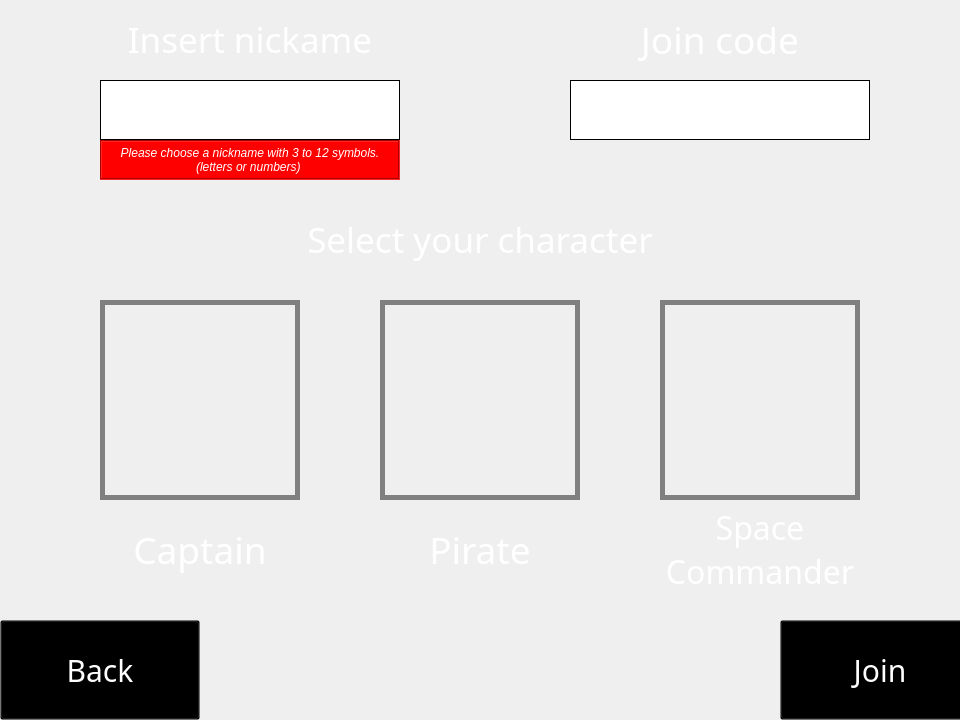
    <widget class="QWidget" name="join_background">
     <property name="maximumSize">
      <size>
       <width>960</width>
       <height>720</height>
      </size>
     </property>
     <widget class="QLabel" name="join_insertname_label">
      <property name="geometry">
       <rect>
        <x>100</x>
        <y>10</y>
        <width>300</width>
        <height>60</height>
       </rect>
      </property>
      <property name="font">
       <font>
        <family>KG Red Hands</family>
        <pointsize>26</pointsize>
       </font>
      </property>
      <property name="styleSheet">
       <string notr="true">color: white;</string>
      </property>
      <property name="text">
       <string>&lt;html&gt;&lt;head/&gt;&lt;body&gt;&lt;p align=&quot;center&quot;&gt;Insert nickame&lt;/p&gt;&lt;/body&gt;&lt;/html&gt;</string>
      </property>
      <property name="textFormat">
       <enum>Qt::RichText</enum>
      </property>
     </widget>
     <widget class="QLabel" name="join_insertname_msg">
      <property name="geometry">
       <rect>
        <x>100</x>
        <y>140</y>
        <width>300</width>
        <height>40</height>
       </rect>
      </property>
      <property name="maximumSize">
       <size>
        <width>300</width>
        <height>40</height>
       </size>
      </property>
      <property name="styleSheet">
       <string notr="true">color: white;
background-color: red;
border-color: 1px black;</string>
      </property>
      <property name="inputMethodHints">
       <set>Qt::ImhMultiLine</set>
      </property>
      <property name="frameShape">
       <enum>QFrame::Box</enum>
      </property>
      <property name="frameShadow">
       <enum>QFrame::Sunken</enum>
      </property>
      <property name="text">
       <string>&lt;html&gt;&lt;head/&gt;&lt;body&gt;&lt;p align=&quot;center&quot;&gt;&lt;span style=&quot; font-style:italic;&quot;&gt;Please choose a nickname with 3 to 12 symbols. &lt;br/&gt;(letters or numbers) &lt;/span&gt;&lt;/p&gt;&lt;/body&gt;&lt;/html&gt;</string>
      </property>
      <property name="textFormat">
       <enum>Qt::RichText</enum>
      </property>
      <property name="alignment">
       <set>Qt::AlignCenter</set>
      </property>
     </widget>
     <widget class="QPlainTextEdit" name="join_insertname">
      <property name="geometry">
       <rect>
        <x>100</x>
        <y>80</y>
        <width>300</width>
        <height>60</height>
       </rect>
      </property>
      <property name="sizePolicy">
       <sizepolicy hsizetype="Fixed" vsizetype="Fixed">
        <horstretch>0</horstretch>
        <verstretch>0</verstretch>
       </sizepolicy>
      </property>
      <property name="maximumSize">
       <size>
        <width>300</width>
        <height>100</height>
       </size>
      </property>
      <property name="font">
       <font>
        <family>Segoe UI</family>
        <pointsize>26</pointsize>
       </font>
      </property>
      <property name="cursor" stdset="0">
       <cursorShape>IBeamCursor</cursorShape>
      </property>
      <property name="mouseTracking">
       <bool>false</bool>
      </property>
      <property name="focusPolicy">
       <enum>Qt::ClickFocus</enum>
      </property>
      <property name="layoutDirection">
       <enum>Qt::LeftToRight</enum>
      </property>
      <property name="styleSheet">
       <string notr="true">text-align: center;
border: 1px solid black;</string>
      </property>
      <property name="inputMethodHints">
       <set>Qt::ImhNone</set>
      </property>
      <property name="frameShape">
       <enum>QFrame::Box</enum>
      </property>
      <property name="frameShadow">
       <enum>QFrame::Plain</enum>
      </property>
      <property name="verticalScrollBarPolicy">
       <enum>Qt::ScrollBarAlwaysOff</enum>
      </property>
      <property name="horizontalScrollBarPolicy">
       <enum>Qt::ScrollBarAlwaysOff</enum>
      </property>
      <property name="sizeAdjustPolicy">
       <enum>QAbstractScrollArea::AdjustToContentsOnFirstShow</enum>
      </property>
      <property name="plainText">
       <string/>
      </property>
      <property name="overwriteMode">
       <bool>true</bool>
      </property>
     </widget>
     <widget class="QLabel" name="join_code_label">
      <property name="geometry">
       <rect>
        <x>570</x>
        <y>10</y>
        <width>300</width>
        <height>60</height>
       </rect>
      </property>
      <property name="font">
       <font>
        <family>KG Red Hands</family>
        <pointsize>28</pointsize>
       </font>
      </property>
      <property name="styleSheet">
       <string notr="true">color: white;
</string>
      </property>
      <property name="text">
       <string>&lt;html&gt;&lt;head/&gt;&lt;body&gt;&lt;p align=&quot;center&quot;&gt;Join code&lt;/p&gt;&lt;/body&gt;&lt;/html&gt;</string>
      </property>
      <property name="textFormat">
       <enum>Qt::RichText</enum>
      </property>
     </widget>
     <widget class="QPushButton" name="join_captain_icon">
      <property name="geometry">
       <rect>
        <x>100</x>
        <y>300</y>
        <width>200</width>
        <height>200</height>
       </rect>
      </property>
      <property name="cursor">
       <cursorShape>PointingHandCursor</cursorShape>
      </property>
      <property name="styleSheet">
       <string notr="true">
border: 5px solid grey;</string>
      </property>
      <property name="text">
       <string/>
      </property>
     </widget>
     <widget class="QLabel" name="join_space_name">
      <property name="geometry">
       <rect>
        <x>645</x>
        <y>500</y>
        <width>230</width>
        <height>100</height>
       </rect>
      </property>
      <property name="font">
       <font>
        <family>KG Red Hands</family>
        <pointsize>24</pointsize>
       </font>
      </property>
      <property name="styleSheet">
       <string notr="true">color: rgb(255, 255, 255);</string>
      </property>
      <property name="text">
       <string>&lt;html&gt;&lt;head/&gt;&lt;body&gt;&lt;p align=&quot;center&quot;&gt;Space &lt;br/&gt;Commander&lt;/p&gt;&lt;/body&gt;&lt;/html&gt;</string>
      </property>
      <property name="textFormat">
       <enum>Qt::RichText</enum>
      </property>
     </widget>
     <widget class="QPushButton" name="join_pirate_icon">
      <property name="geometry">
       <rect>
        <x>380</x>
        <y>300</y>
        <width>200</width>
        <height>200</height>
       </rect>
      </property>
      <property name="cursor">
       <cursorShape>PointingHandCursor</cursorShape>
      </property>
      <property name="styleSheet">
       <string notr="true">
border: 5px solid grey;</string>
      </property>
      <property name="text">
       <string/>
      </property>
     </widget>
     <widget class="QPushButton" name="join_space_icon">
      <property name="geometry">
       <rect>
        <x>660</x>
        <y>300</y>
        <width>200</width>
        <height>200</height>
       </rect>
      </property>
      <property name="cursor">
       <cursorShape>PointingHandCursor</cursorShape>
      </property>
      <property name="styleSheet">
       <string notr="true">
border: 5px solid grey;</string>
      </property>
      <property name="text">
       <string/>
      </property>
     </widget>
     <widget class="QLabel" name="join_pirate_name">
      <property name="geometry">
       <rect>
        <x>365</x>
        <y>500</y>
        <width>230</width>
        <height>100</height>
       </rect>
      </property>
      <property name="font">
       <font>
        <family>KG Red Hands</family>
        <pointsize>28</pointsize>
       </font>
      </property>
      <property name="styleSheet">
       <string notr="true">color: rgb(255, 255, 255);</string>
      </property>
      <property name="text">
       <string>&lt;html&gt;&lt;head/&gt;&lt;body&gt;&lt;p align=&quot;center&quot;&gt;Pirate&lt;/p&gt;&lt;/body&gt;&lt;/html&gt;</string>
      </property>
      <property name="textFormat">
       <enum>Qt::RichText</enum>
      </property>
     </widget>
     <widget class="QLabel" name="join_captain_name">
      <property name="geometry">
       <rect>
        <x>85</x>
        <y>500</y>
        <width>230</width>
        <height>100</height>
       </rect>
      </property>
      <property name="minimumSize">
       <size>
        <width>0</width>
        <height>0</height>
       </size>
      </property>
      <property name="font">
       <font>
        <family>KG Red Hands</family>
        <pointsize>28</pointsize>
       </font>
      </property>
      <property name="styleSheet">
       <string notr="true">color: white;</string>
      </property>
      <property name="text">
       <string>&lt;html&gt;&lt;head/&gt;&lt;body&gt;&lt;p align=&quot;center&quot;&gt;Captain&lt;/p&gt;&lt;/body&gt;&lt;/html&gt;</string>
      </property>
      <property name="textFormat">
       <enum>Qt::RichText</enum>
      </property>
     </widget>
     <widget class="QLabel" name="join_selectchar_label">
      <property name="geometry">
       <rect>
        <x>210</x>
        <y>210</y>
        <width>540</width>
        <height>60</height>
       </rect>
      </property>
      <property name="font">
       <font>
        <family>KG Red Hands</family>
        <pointsize>26</pointsize>
       </font>
      </property>
      <property name="styleSheet">
       <string notr="true">color: white;</string>
      </property>
      <property name="text">
       <string>&lt;html&gt;&lt;head/&gt;&lt;body&gt;&lt;p align=&quot;center&quot;&gt;Select your character&lt;/p&gt;&lt;/body&gt;&lt;/html&gt;</string>
      </property>
      <property name="textFormat">
       <enum>Qt::RichText</enum>
      </property>
     </widget>
     <widget class="QToolButton" name="join_start_button">
      <property name="geometry">
       <rect>
        <x>780</x>
        <y>620</y>
        <width>200</width>
        <height>100</height>
       </rect>
      </property>
      <property name="font">
       <font>
        <family>Vanilla Extract</family>
        <pointsize>-1</pointsize>
       </font>
      </property>
      <property name="cursor">
       <cursorShape>PointingHandCursor</cursorShape>
      </property>
      <property name="styleSheet">
       <string notr="true">
QToolButton::hover{ color: white; background: transparent; font-size: 40px;}
QToolButton {background: transparent; color: white; font-size: 30px;}
</string>
      </property>
      <property name="text">
       <string>Join</string>
      </property>
     </widget>
     <widget class="QToolButton" name="join_back_button">
      <property name="geometry">
       <rect>
        <x>0</x>
        <y>620</y>
        <width>200</width>
        <height>100</height>
       </rect>
      </property>
      <property name="font">
       <font>
        <family>Vanilla Extract</family>
        <pointsize>-1</pointsize>
       </font>
      </property>
      <property name="cursor">
       <cursorShape>PointingHandCursor</cursorShape>
      </property>
      <property name="styleSheet">
       <string notr="true">
QToolButton::hover{ color: white; background: transparent; font-size: 40px;}
QToolButton {background: transparent; color: white; font-size: 30px;}
</string>
      </property>
      <property name="text">
       <string>Back</string>
      </property>
     </widget>
     <widget class="QPlainTextEdit" name="join_insertcode">
      <property name="geometry">
       <rect>
        <x>570</x>
        <y>80</y>
        <width>300</width>
        <height>60</height>
       </rect>
      </property>
      <property name="sizePolicy">
       <sizepolicy hsizetype="Fixed" vsizetype="Fixed">
        <horstretch>0</horstretch>
        <verstretch>0</verstretch>
       </sizepolicy>
      </property>
      <property name="maximumSize">
       <size>
        <width>300</width>
        <height>100</height>
       </size>
      </property>
      <property name="font">
       <font>
        <family>Segoe UI</family>
        <pointsize>26</pointsize>
       </font>
      </property>
      <property name="cursor" stdset="0">
       <cursorShape>IBeamCursor</cursorShape>
      </property>
      <property name="mouseTracking">
       <bool>false</bool>
      </property>
      <property name="focusPolicy">
       <enum>Qt::ClickFocus</enum>
      </property>
      <property name="layoutDirection">
       <enum>Qt::LeftToRight</enum>
      </property>
      <property name="styleSheet">
       <string notr="true">text-align: center;
border: 1px solid black;</string>
      </property>
      <property name="inputMethodHints">
       <set>Qt::ImhNone</set>
      </property>
      <property name="frameShape">
       <enum>QFrame::Box</enum>
      </property>
      <property name="frameShadow">
       <enum>QFrame::Plain</enum>
      </property>
      <property name="verticalScrollBarPolicy">
       <enum>Qt::ScrollBarAlwaysOff</enum>
      </property>
      <property name="horizontalScrollBarPolicy">
       <enum>Qt::ScrollBarAlwaysOff</enum>
      </property>
      <property name="sizeAdjustPolicy">
       <enum>QAbstractScrollArea::AdjustToContentsOnFirstShow</enum>
      </property>
      <property name="plainText">
       <string/>
      </property>
      <property name="overwriteMode">
       <bool>true</bool>
      </property>
     </widget>
     <widget class="QLabel" name="join_wait">
      <property name="geometry">
       <rect>
        <x>209</x>
        <y>620</y>
        <width>571</width>
        <height>100</height>
       </rect>
      </property>
      <property name="font">
       <font>
        <family>KG Red Hands</family>
        <pointsize>22</pointsize>
       </font>
      </property>
      <property name="styleSheet">
       <string notr="true">color: rgb(255, 255, 255);</string>
      </property>
      <property name="text">
       <string>&lt;html&gt;&lt;head/&gt;&lt;body&gt;&lt;p align=&quot;center&quot;&gt;&lt;br/&gt;&lt;/p&gt;&lt;/body&gt;&lt;/html&gt;</string>
      </property>
      <property name="textFormat">
       <enum>Qt::RichText</enum>
      </property>
     </widget>
    </widget>
